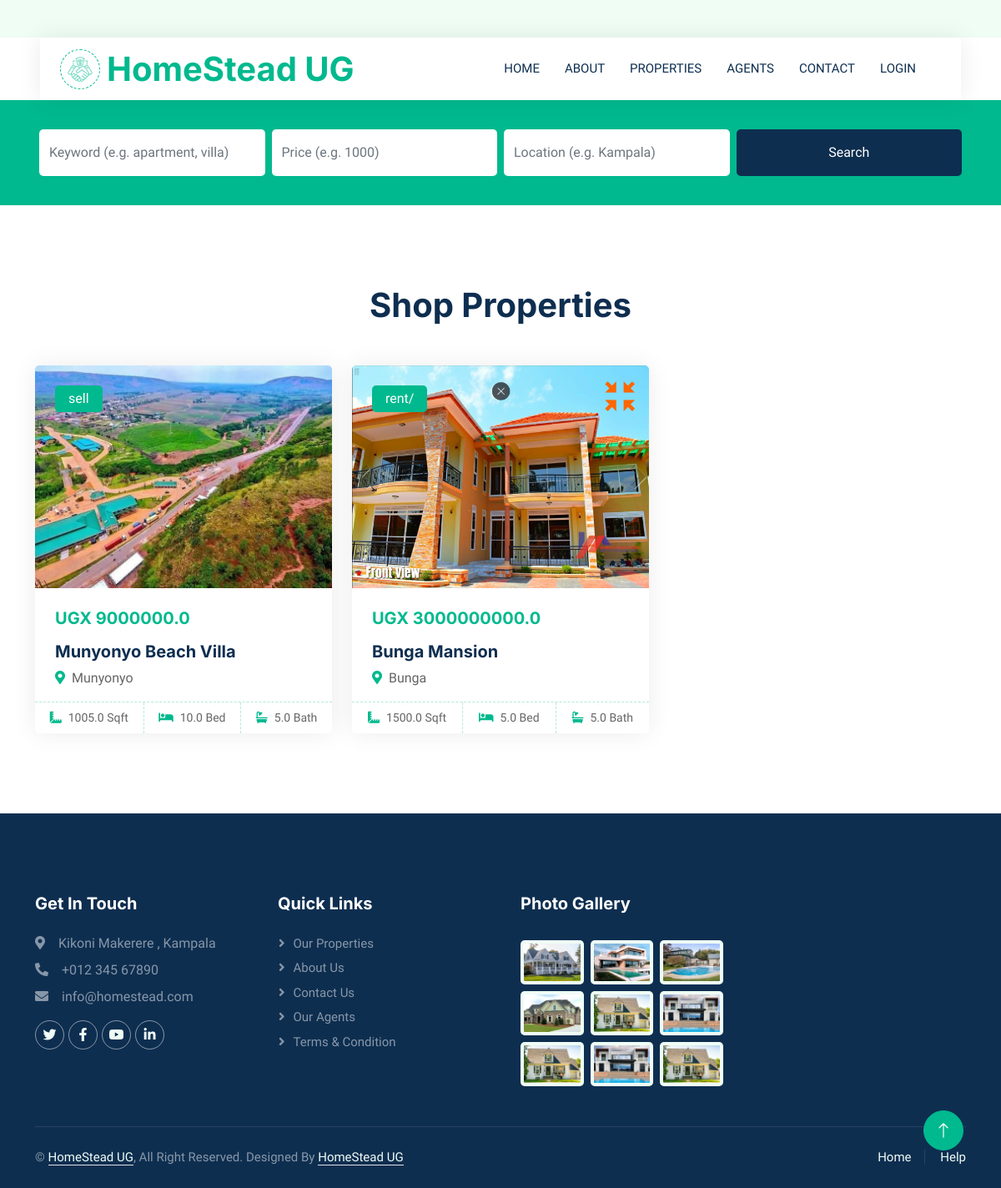
The app's page /type/1/, older data.
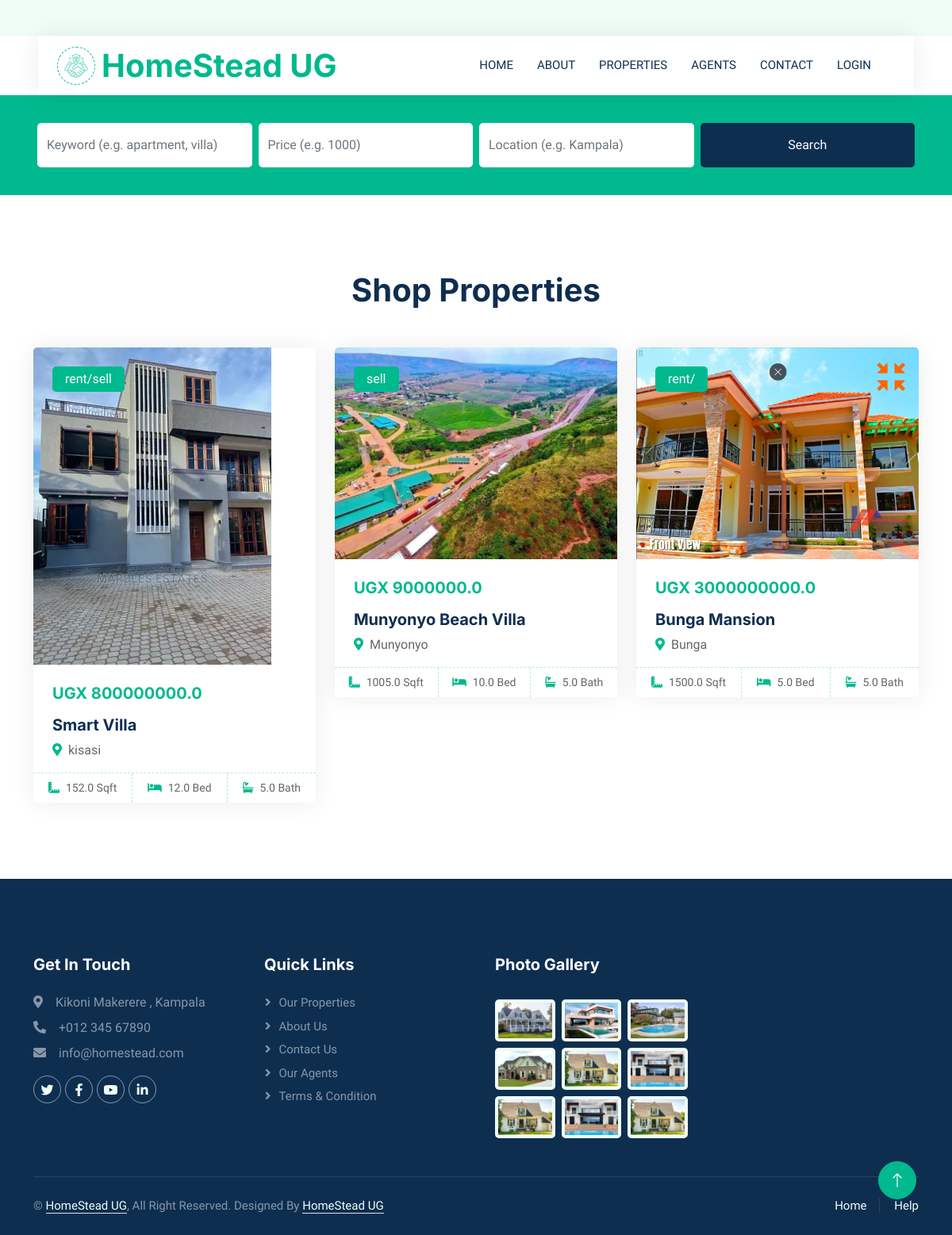
The same page, newer data.
### Home/models.py (models this page shows, shortened)
class Property(models.Model):
    name = models.CharField(max_length=100)
    agent = models.ForeignKey(Agent, on_delete=models.CASCADE, null=True, blank=True)
    price = models.FloatField(null=True)
    type = models.ForeignKey(Type, on_delete=models.CASCADE, default=1)
    picture= models.ImageField(upload_to='uploads/properties/',default=1)
    description = models.TextField(max_length=2000)
    size = models.FloatField(null=True)
    bedrooms = models.FloatField(null=True)
    bathrooms = models.FloatField(null=True)
    location = models.CharField(max_length=100, default='location')
    selrent = models.CharField(max_length=50,default='rent/sell')
    nav_video = models.FileField(
        upload_to="uploads/properties/videos/",
        null=True,
        blank=True
    )

### Home/views.py (the view)
# urls.py: path("type/<int:type_id>/", views.properytype, name="type"),
def properytype(request, type_id):
    property_type = get_object_or_404(Type, id=type_id)
    properties = Property.objects.filter(type=property_type).order_by("-id")
    return render(request, "property-type.html", {
        "properties": properties,
        "property_type": property_type,
    })

### Home/context_processors.py (called while the page is built)
def is_agent(request):
    if request.user.is_authenticated:
        return {'is_agent': request.user.groups.filter(name="Agents").exists()}
    return {'is_agent': False}

### Home/templates/property-type.html
{% extends "main.html" %}
{% load static %}
{% block body %}
<div class="container-xxl py-5">
    <div class="container">
        <div class="text-center mb-5">
            <h1 class="mb-3">{{ property_type.name }} Properties</h1>
        </div>
        <div class="row g-4">
            {% for property in properties %}
            <div class="col-lg-4 col-md-6">
                <div class="property-item rounded overflow-hidden">
                    <div class="position-relative overflow-hidden">
                        <a href="{% url 'propertydetail' property.id %}">
                            <img class="img-fluid" src="{{ property.picture.url }}" alt="{{ property.name }}">
                        </a>
                        <div class="bg-primary rounded text-white position-absolute start-0 top-0 m-4 py-1 px-3">
                            {{ property.selrent }}
                        </div>
                    </div>
                    <div class="p-4 pb-0">
                        <h5 class="text-primary mb-3">UGX    {{ property.price }}</h5>
                        <a class="d-block h5 mb-2" href="{% url 'propertydetail' property.id %}">{{ property.name }}</a>
                        <p><i class="fa fa-map-marker-alt text-primary me-2"></i>{{ property.location }}</p>
                    </div>
                    <div class="d-flex border-top">
                        <small class="flex-fill text-center border-end py-2">
                            <i class="fa fa-ruler-combined text-primary me-2"></i>{{ property.size }} Sqft
                        </small>
                        <small class="flex-fill text-center border-end py-2">
                            <i class="fa fa-bed text-primary me-2"></i>{{ property.bedrooms }} Bed
                        </small>
                        <small class="flex-fill text-center py-2">
                            <i class="fa fa-bath text-primary me-2"></i>{{ property.bathrooms }} Bath
                        </small>
                    </div>
                </div>
            </div>
            {% empty %}
            <p class="text-center">No {{ property_type.name }} properties available.</p>
            {% endfor %}
        </div>
    </div>
</div>
{% endblock body %}

Row changes from the older to the newer data that the page shows:
added Property: picture (picture), selrent "rent/sell", price "800000000.0", name "Smart Villa", location "kisasi", size "152.0", bedrooms "12.0", bathrooms "5.0"
